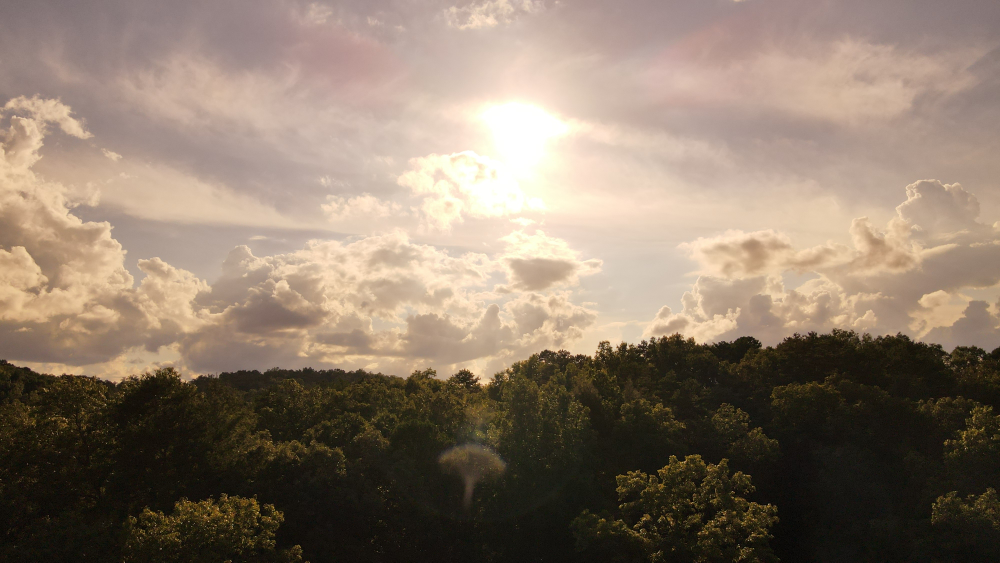
#> input picture noteboooks/photo.jpg, 4000 x 2250 px (shown at 1/4 size)
$ jupyter execute svd.ipynb   (shell and % lines are left out)
#> lines starting #> are read from the running program, lines starting #| are printed output that depends on the picture
[cell 1]
import numpy as np
from matplotlib import pyplot as plt
import cv2

[cell 2]
A = np.array([[1, 2, 3], [4, 5, 6], [7, 8, 9], [10, 11, 12]])
print('A', A)

U, d, Vt = np.linalg.svd(A)

print('U', U)
print('d', d)
print('Vt', Vt)

# Reconstruct
S = np.zeros_like(A)
S[:3, :3] = np.diag(d)
B = U @ S @ Vt
print('B', B)

[cell 3]

def im_show(im):
    plt.imshow(im, cmap='gray')
    plt.show()

im = cv2.imread('photo.jpg')
#> im is the input picture: shape (2250, 4000, 3); mean B, G, R 106.4, 122.3, 139.1
im = cv2.cvtColor(im, cv2.COLOR_BGR2GRAY)
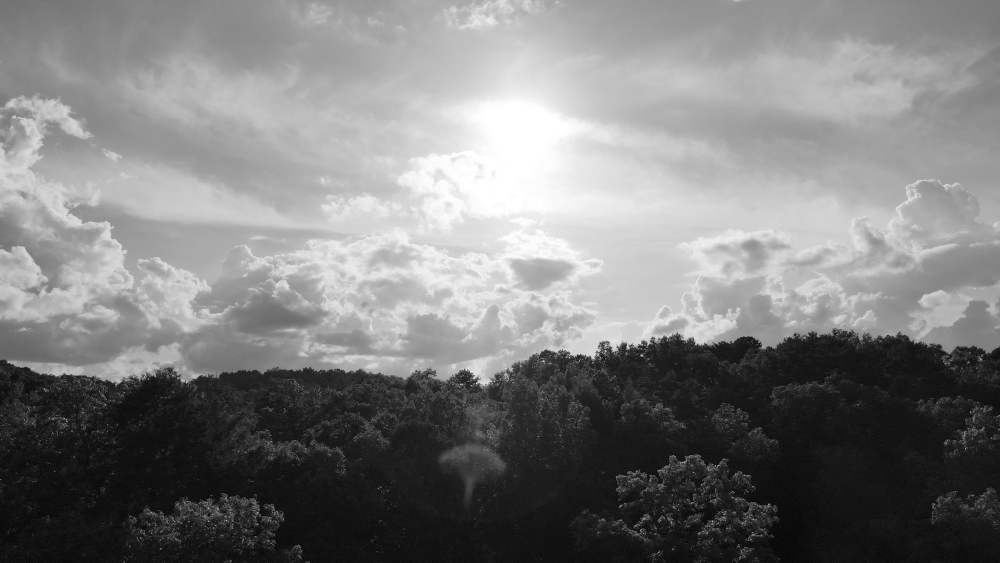
#> im: shape (2250, 4000) (shown at 1/4 size); min 0, max 255, mean 125.5
im = cv2.resize(im, (640, 480))
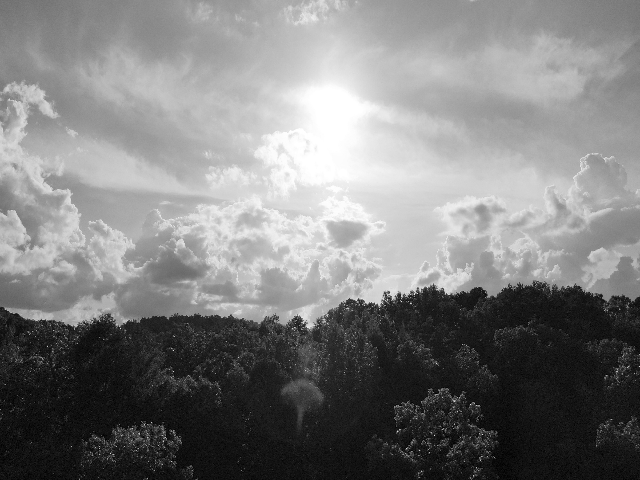
#> im: shape (480, 640); min 0, max 255, mean 125.4
im_show(im)

K = 30
U, S, Vt = np.linalg.svd(im, full_matrices=False)
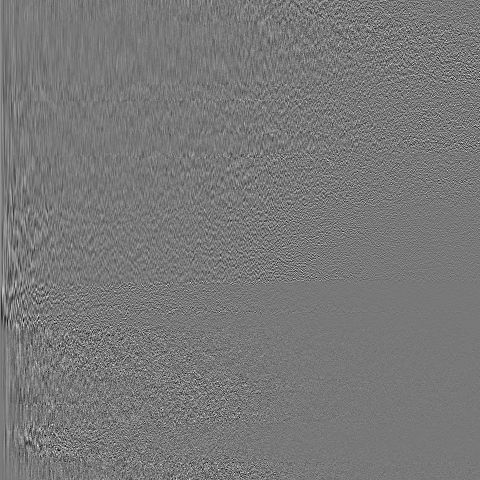
#> U: shape (480, 480) float64; min -0.291, max 0.324, mean 7.78e-05; drawn with min black and max white
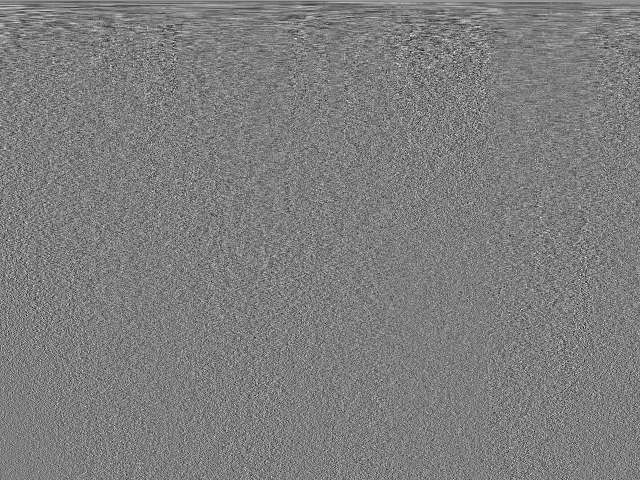
#> Vt: shape (480, 640) float64; min -0.217, max 0.221, mean 9.22e-05; drawn with min black and max white
#> S = 480 values, max 80645.2 at index 0, min 9.12 at index 479, mean 419.8
D = np.zeros((K, K))
D[:K, :K] = np.diag(S[:K])
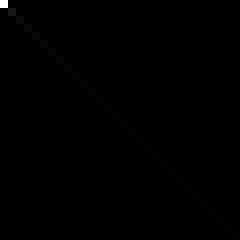
#> D: shape (30, 30) float64 (shown 8 times larger); min 0, max 80645.2, mean 139.4; drawn with min black and max white
U = U[:, :K]
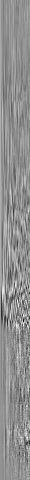
#> U: shape (480, 30) float64; min -0.289, max 0.224, mean 0.00121; drawn with min black and max white
Vt = Vt[:K, :]
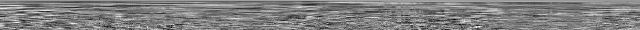
#> Vt: shape (30, 640) float64; min -0.163, max 0.164, mean 0.00155; drawn with min black and max white

print((D.shape[0] * D.shape[1]) + (U.shape[0] * U.shape[1]) + (Vt.shape[0] * Vt.shape[1]))
#| 34500

A = (U @ D @ Vt)
print(A.shape[0] * A.shape[1])
#| 307200
im_show(A)
